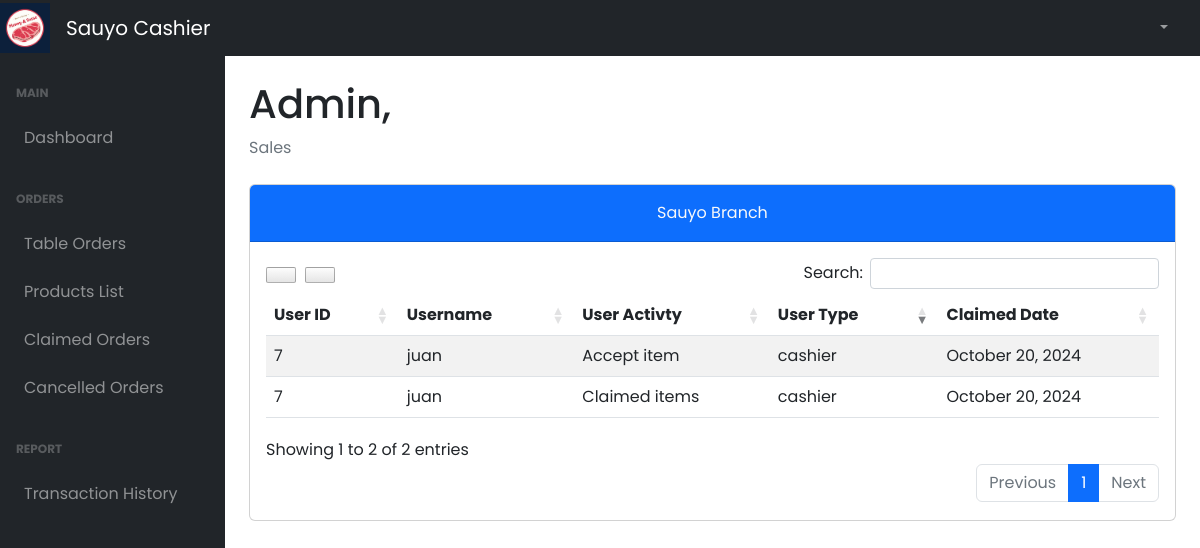
The page /cashier2/transHistory.php (signed in) on the database its author committed.
### tables this page shows
CREATE TABLE `tbl_transactions` (
  `user_id` int(11) NOT NULL,
  `user_name` varchar(50) NOT NULL,
  `user_type` varchar(50) NOT NULL,
  `user_activity` varchar(100) NOT NULL,
  `activity_date` date NOT NULL,
  `branch_id` int(11) NOT NULL
);

CREATE TABLE `tbl_role` (
  `role_id` int(11) NOT NULL,
  `role_name` varchar(50) NOT NULL
);

### cashier2/transHistory.php (the view, shortened to what this page needs)
<!DOCTYPE html>
<html lang="en">
  <head>
    <link href="../plugins/dataTables.bootstrap5.min.css" rel="stylesheet" />
    <link href="../plugins/responsive.bootstrap5.min.css" rel="stylesheet" />
    <link href="../styles/bootstrap5-min.css" rel="stylesheet" />
    <link href="../styles/card-general.css" rel="stylesheet" />
  </head>
  <body class="sb-nav-fixed">
    <?php require_once("./navbar.php"); ?>
    <div id="layoutSidenav">
      <?php require_once("./sidebar.php"); ?>
      <div id="layoutSidenav_content">
        <main>
          <div class="container-fluid px-4">
            <h1 class="mt-4" id="full_name">Admin,</h1>
            <ol class="breadcrumb mb-4">
              <li class="breadcrumb-item active">Sales</li>
            </ol>
              <div class="card mb-5">
                    <div class="card-header bg-primary pt-3">
                        <div class="text-center">
                            <p class="card-title text-light">Sauyo Branch
                        </div>
                    </div>
                    <div class="card-body">
                      <table id="userAuditLogs" class="table table-striped nowrap" style="width:100%">
                        <thead>
                          <tr>
                            <th>User ID</th>
                            <th>Username</th>
                            <th>User Activty</th>
                            <th>User Type</th>
                            <th>Claimed Date</th>
                          </tr>
                        </thead>
                        <tbody>
                          <?php
                            $query = "SELECT ts.*, tr.role_name FROM tbl_transactions ts
                            INNER JOIN tbl_role tr ON tr.role_id = ts.user_type
                            WHERE branch_id = 2";
                            $stmt = $conn->prepare($query);
                            $stmt->execute();
                            $result = $stmt->get_result();
                              while ($data = $result->fetch_assoc()) {
                                $dateObject = new DateTime($data["activity_date"]);
                          ?>
                          <tr>
                            <td><?php echo $data['user_id'];?></td>
                            <td><?php echo $data['user_name'];?></td>
                            <td><?php echo $data['user_activity'];?></td>
                            <td><?php echo $data['role_name'];?></td>
                            <td><?php echo $dateObject->format('F j, Y'); ?></td>
                          </tr>
                          <?php
                            }
                          ?>
                        </tbody>
                      </table>
                    </div>
                  </div>
            </div>
      </main>
    </div>
  </div>
    <link rel="stylesheet" href="../styles/dataTables.min.css">
  </body>
</html>

### styles/card-general.css (style rules this page uses)
* { margin: 0; padding: 0; box-sizing: border-box; font-family: "Poppins", sans-serif; }

### rows shown on the page
tbl_transactions: user "7", user_name "juan", user_activity "Accept item", tbl_role.role_name "cashier", activity_date "October 20, 2024"
tbl_transactions: user "7", user_name "juan", user_activity "Claimed items", tbl_role.role_name "cashier", activity_date "October 20, 2024"
